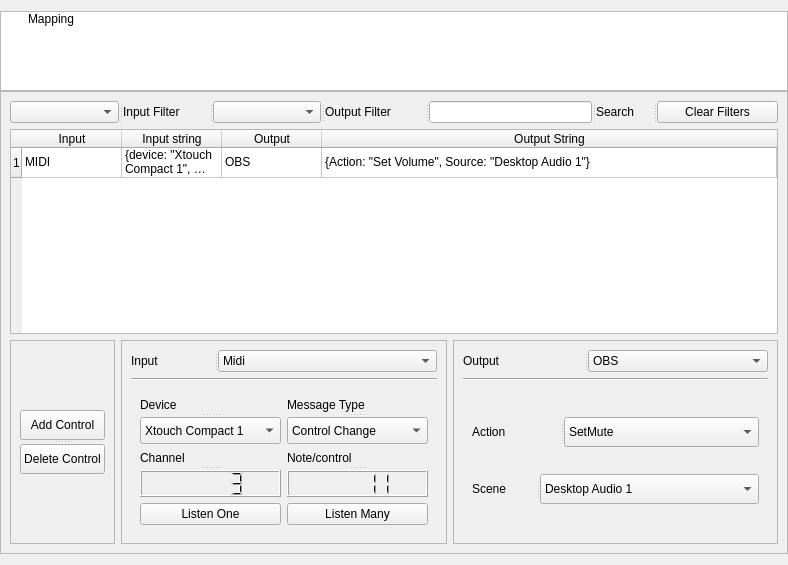
        <widget class="QWidget" name="controlsWidget">
         <property name="geometry">
          <rect>
           <x>0</x>
           <y>0</y>
           <width>788</width>
           <height>565</height>
          </rect>
         </property>
         <layout class="QFormLayout" name="hotkeyLayout">
          <property name="fieldGrowthPolicy">
           <enum>QFormLayout::AllNonFixedFieldsGrow</enum>
          </property>
          <property name="labelAlignment">
           <set>Qt::AlignCenter</set>
          </property>
          <property name="formAlignment">
           <set>Qt::AlignCenter</set>
          </property>
          <property name="horizontalSpacing">
           <number>0</number>
          </property>
          <property name="verticalSpacing">
           <number>0</number>
          </property>
          <property name="leftMargin">
           <number>0</number>
          </property>
          <property name="rightMargin">
           <number>0</number>
          </property>
          <item row="0" column="1">
           <widget class="QListWidget" name="ControlsListWidget">
            <property name="sizePolicy">
             <sizepolicy hsizetype="Expanding" vsizetype="Expanding">
              <horstretch>0</horstretch>
              <verstretch>2</verstretch>
             </sizepolicy>
            </property>
            <property name="maximumSize">
             <size>
              <width>16777215</width>
              <height>80</height>
             </size>
            </property>
            <property name="frameShadow">
             <enum>QFrame::Sunken</enum>
            </property>
            <property name="midLineWidth">
             <number>2</number>
            </property>
            <property name="verticalScrollBarPolicy">
             <enum>Qt::ScrollBarAlwaysOff</enum>
            </property>
            <property name="editTriggers">
             <set>QAbstractItemView::NoEditTriggers</set>
            </property>
            <property name="showDropIndicator" stdset="0">
             <bool>false</bool>
            </property>
            <property name="dragDropMode">
             <enum>QAbstractItemView::DragDrop</enum>
            </property>
            <property name="defaultDropAction">
             <enum>Qt::IgnoreAction</enum>
            </property>
            <property name="alternatingRowColors">
             <bool>false</bool>
            </property>
            <property name="selectionBehavior">
             <enum>QAbstractItemView::SelectItems</enum>
            </property>
            <property name="iconSize">
             <size>
              <width>50</width>
              <height>50</height>
             </size>
            </property>
            <property name="movement">
             <enum>QListView::Free</enum>
            </property>
            <property name="flow">
             <enum>QListView::LeftToRight</enum>
            </property>
            <property name="isWrapping" stdset="0">
             <bool>false</bool>
            </property>
            <property name="resizeMode">
             <enum>QListView::Fixed</enum>
            </property>
            <property name="layoutMode">
             <enum>QListView::SinglePass</enum>
            </property>
            <property name="spacing">
             <number>10</number>
            </property>
            <property name="gridSize">
             <size>
              <width>100</width>
              <height>100</height>
             </size>
            </property>
            <property name="viewMode">
             <enum>QListView::IconMode</enum>
            </property>
            <property name="uniformItemSizes">
             <bool>true</bool>
            </property>
            <item>
             <property name="text">
              <string>Mapping</string>
             </property>
             <property name="icon">
              <iconset>
               <normaloff>../../../icons/mapping.svg</normaloff>../../../icons/mapping.svg</iconset>
             </property>
            </item>
           </widget>
          </item>
          <item row="1" column="1">
           <widget class="QStackedWidget" name="ControlsStackedWidget">
            <property name="sizePolicy">
             <sizepolicy hsizetype="Preferred" vsizetype="Preferred">
              <horstretch>0</horstretch>
              <verstretch>10</verstretch>
             </sizepolicy>
            </property>
            <property name="frameShape">
             <enum>QFrame::StyledPanel</enum>
            </property>
            <property name="frameShadow">
             <enum>QFrame::Raised</enum>
            </property>
            <property name="currentIndex">
             <number>0</number>
            </property>
            <widget class="QWidget" name="page_6">
             <layout class="QGridLayout" name="gridLayout_6">
              <item row="1" column="0">
               <widget class="QTableWidget" name="tableWidget">
                <property name="sizeAdjustPolicy">
                 <enum>QAbstractScrollArea::AdjustToContents</enum>
                </property>
                <property name="alternatingRowColors">
                 <bool>true</bool>
                </property>
                <property name="selectionBehavior">
                 <enum>QAbstractItemView::SelectRows</enum>
                </property>
                <attribute name="horizontalHeaderCascadingSectionResizes">
                 <bool>true</bool>
                </attribute>
                <attribute name="horizontalHeaderShowSortIndicator" stdset="0">
                 <bool>false</bool>
                </attribute>
                <attribute name="horizontalHeaderStretchLastSection">
                 <bool>true</bool>
                </attribute>
                <attribute name="verticalHeaderStretchLastSection">
                 <bool>false</bool>
                </attribute>
                <row>
                 <property name="text">
                  <string>1</string>
                 </property>
                </row>
                <column>
                 <property name="text">
                  <string>Input</string>
                 </property>
                </column>
                <column>
                 <property name="text">
                  <string>Input string</string>
                 </property>
                </column>
                <column>
                 <property name="text">
                  <string>Output</string>
                 </property>
                </column>
                <column>
                 <property name="text">
                  <string>Output String</string>
                 </property>
                </column>
                <item row="0" column="0">
                 <property name="text">
                  <string>MIDI</string>
                 </property>
                </item>
                <item row="0" column="1">
                 <property name="text">
                  <string>{device: &quot;Xtouch Compact 1&quot;, Channel: 3, Mtype: &quot;Control Change&quot;, NorC: 11}</string>
                 </property>
                </item>
                <item row="0" column="2">
                 <property name="text">
                  <string>OBS</string>
                 </property>
                </item>
                <item row="0" column="3">
                 <property name="text">
                  <string>{Action: &quot;Set Volume&quot;, Source: &quot;Desktop Audio 1&quot;}</string>
                 </property>
                </item>
               </widget>
              </item>
              <item row="0" column="0">
               <layout class="QVBoxLayout" name="verticalLayout">
                <item>
                 <widget class="QSplitter" name="splitter">
                  <property name="orientation">
                   <enum>Qt::Horizontal</enum>
                  </property>
                  <widget class="QComboBox" name="CB_InputFilter">
                   <property name="sizePolicy">
                    <sizepolicy hsizetype="Preferred" vsizetype="Maximum">
                     <horstretch>0</horstretch>
                     <verstretch>0</verstretch>
                    </sizepolicy>
                   </property>
                   <property name="maximumSize">
                    <size>
                     <width>16777215</width>
                     <height>30</height>
                    </size>
                   </property>
                  </widget>
                  <widget class="QLabel" name="label_45">
                   <property name="text">
                    <string>Input Filter</string>
                   </property>
                  </widget>
                  <widget class="QComboBox" name="CBOutputFilter">
                   <property name="sizePolicy">
                    <sizepolicy hsizetype="Preferred" vsizetype="Maximum">
                     <horstretch>0</horstretch>
                     <verstretch>0</verstretch>
                    </sizepolicy>
                   </property>
                   <property name="maximumSize">
                    <size>
                     <width>16777215</width>
                     <height>30</height>
                    </size>
                   </property>
                  </widget>
                  <widget class="QLabel" name="label_68">
                   <property name="text">
                    <string>Output Filter</string>
                   </property>
                  </widget>
                  <widget class="QLineEdit" name="SearchEdit"/>
                  <widget class="QLabel" name="label_69">
                   <property name="text">
                    <string>Search</string>
                   </property>
                  </widget>
                  <widget class="QPushButton" name="ResetFilter">
                   <property name="maximumSize">
                    <size>
                     <width>16777215</width>
                     <height>30</height>
                    </size>
                   </property>
                   <property name="text">
                    <string>Clear Filters</string>
                   </property>
                  </widget>
                 </widget>
                </item>
               </layout>
              </item>
              <item row="2" column="0">
               <layout class="QHBoxLayout" name="horizontalLayout_26">
                <item>
                 <widget class="QFrame" name="frame">
                  <property name="frameShape">
                   <enum>QFrame::StyledPanel</enum>
                  </property>
                  <property name="frameShadow">
                   <enum>QFrame::Raised</enum>
                  </property>
                  <layout class="QGridLayout" name="gridLayout_13">
                   <item row="0" column="0">
                    <widget class="QSplitter" name="splitter_8">
                     <property name="orientation">
                      <enum>Qt::Vertical</enum>
                     </property>
                     <widget class="QPushButton" name="pushButton_11">
                      <property name="maximumSize">
                       <size>
                        <width>16777215</width>
                        <height>30</height>
                       </size>
                      </property>
                      <property name="text">
                       <string>Add Control</string>
                      </property>
                     </widget>
                     <widget class="QPushButton" name="pushButton_12">
                      <property name="maximumSize">
                       <size>
                        <width>16777215</width>
                        <height>30</height>
                       </size>
                      </property>
                      <property name="text">
                       <string>Delete Control</string>
                      </property>
                     </widget>
                    </widget>
                   </item>
                  </layout>
                 </widget>
                </item>
                <item>
                 <widget class="QFrame" name="frame_2">
                  <property name="frameShape">
                   <enum>QFrame::StyledPanel</enum>
                  </property>
                  <property name="frameShadow">
                   <enum>QFrame::Raised</enum>
                  </property>
                  <layout class="QGridLayout" name="gridLayout_4">
                   <item row="0" column="0">
                    <widget class="QSplitter" name="splitter_5">
                     <property name="orientation">
                      <enum>Qt::Horizontal</enum>
                     </property>
                     <widget class="QLabel" name="label_71">
                      <property name="text">
                       <string>Input</string>
                      </property>
                     </widget>
                     <widget class="QComboBox" name="CBISelect_2">
                      <property name="sizePolicy">
                       <sizepolicy hsizetype="Expanding" vsizetype="Maximum">
                        <horstretch>0</horstretch>
                        <verstretch>0</verstretch>
                       </sizepolicy>
                      </property>
                      <property name="maximumSize">
                       <size>
                        <width>16777215</width>
                        <height>30</height>
                       </size>
                      </property>
                      <item>
                       <property name="text">
                        <string>Midi</string>
                       </property>
                      </item>
                      <item>
                       <property name="text">
                        <string>Hotkeys</string>
                       </property>
                      </item>
                      <item>
                       <property name="text">
                        <string>OSC</string>
                       </property>
                      </item>
                     </widget>
                    </widget>
                   </item>
                   <item row="2" column="0">
                    <widget class="QStackedWidget" name="InputStack_2">
                     <property name="currentIndex">
                      <number>0</number>
                     </property>
                     <widget class="QWidget" name="page_10">
                      <layout class="QGridLayout" name="gridLayout_9">
                       <item row="0" column="0">
                        <widget class="QSplitter" name="splitter_9">
                         <property name="orientation">
                          <enum>Qt::Vertical</enum>
                         </property>
                         <widget class="QLabel" name="label_72">
                          <property name="text">
                           <string>Device</string>
                          </property>
                         </widget>
                         <widget class="QComboBox" name="comboBox_3">
                          <property name="sizePolicy">
                           <sizepolicy hsizetype="Preferred" vsizetype="Maximum">
                            <horstretch>0</horstretch>
                            <verstretch>0</verstretch>
                           </sizepolicy>
                          </property>
                          <item>
                           <property name="text">
                            <string>Xtouch Compact 1</string>
                           </property>
                          </item>
                         </widget>
                        </widget>
                       </item>
                       <item row="0" column="1">
                        <widget class="QSplitter" name="splitter_10">
                         <property name="orientation">
                          <enum>Qt::Vertical</enum>
                         </property>
                         <widget class="QLabel" name="label_73">
                          <property name="text">
                           <string>Message Type</string>
                          </property>
                         </widget>
                         <widget class="QComboBox" name="comboBox_5">
                          <property name="sizePolicy">
                           <sizepolicy hsizetype="Preferred" vsizetype="Maximum">
                            <horstretch>0</horstretch>
                            <verstretch>0</verstretch>
                           </sizepolicy>
                          </property>
                          <item>
                           <property name="text">
                            <string>Control Change</string>
                           </property>
                          </item>
                          <item>
                           <property name="text">
                            <string>Note On</string>
                           </property>
                          </item>
                         </widget>
                        </widget>
                       </item>
                       <item row="1" column="0">
                        <widget class="QSplitter" name="splitter_11">
                         <property name="orientation">
                          <enum>Qt::Vertical</enum>
                         </property>
                         <widget class="QLabel" name="label_85">
                          <property name="text">
                           <string>Channel</string>
                          </property>
                         </widget>
                         <widget class="QLCDNumber" name="lcdNumber_5">
                          <property name="maximumSize">
                           <size>
                            <width>16777215</width>
                            <height>30</height>
                           </size>
                          </property>
                          <property name="intValue" stdset="0">
                           <number>3</number>
                          </property>
                         </widget>
                        </widget>
                       </item>
                       <item row="1" column="1">
                        <widget class="QSplitter" name="splitter_12">
                         <property name="orientation">
                          <enum>Qt::Vertical</enum>
                         </property>
                         <widget class="QLabel" name="label_86">
                          <property name="text">
                           <string>Note/control</string>
                          </property>
                         </widget>
                         <widget class="QLCDNumber" name="lcdNumber_3">
                          <property name="maximumSize">
                           <size>
                            <width>16777215</width>
                            <height>30</height>
                           </size>
                          </property>
                          <property name="intValue" stdset="0">
                           <number>11</number>
                          </property>
                         </widget>
                        </widget>
                       </item>
                       <item row="2" column="0">
                        <widget class="QPushButton" name="pushButton_8">
                         <property name="maximumSize">
                          <size>
                           <width>16777215</width>
                           <height>30</height>
                          </size>
                         </property>
                         <property name="text">
                          <string>Listen One</string>
                         </property>
                        </widget>
                       </item>
                       <item row="2" column="1">
                        <widget class="QPushButton" name="pushButton_9">
                         <property name="maximumSize">
                          <size>
                           <width>16777215</width>
                           <height>30</height>
                          </size>
                         </property>
                         <property name="text">
                          <string>Listen Many</string>
                         </property>
                        </widget>
                       </item>
                      </layout>
                     </widget>
                     <widget class="QWidget" name="Hotkeys_2">
                      <layout class="QGridLayout" name="gridLayout_10">
                       <item row="0" column="0">
                        <widget class="QPushButton" name="pushButton_10">
                         <property name="text">
                          <string>Listen</string>
                         </property>
                        </widget>
                       </item>
                       <item row="0" column="1">
                        <widget class="QLineEdit" name="lineEdit_2">
                         <property name="text">
                          <string>CTRL+ALT+F12</string>
                         </property>
                        </widget>
                       </item>
                      </layout>
                     </widget>
                    </widget>
                   </item>
                   <item row="1" column="0">
                    <widget class="Line" name="line_2">
                     <property name="orientation">
                      <enum>Qt::Horizontal</enum>
                     </property>
                    </widget>
                   </item>
                  </layout>
                 </widget>
                </item>
                <item>
                 <widget class="QFrame" name="frame_5">
                  <property name="frameShape">
                   <enum>QFrame::StyledPanel</enum>
                  </property>
                  <property name="frameShadow">
                   <enum>QFrame::Raised</enum>
                  </property>
                  <layout class="QGridLayout" name="gridLayout_11">
                   <item row="2" column="1">
                    <widget class="QStackedWidget" name="SW_OutputActions">
                     <property name="currentIndex">
                      <number>0</number>
                     </property>
                     <widget class="QWidget" name="page_11">
                      <layout class="QGridLayout" name="gridLayout_12">
                       <item row="0" column="0">
                        <widget class="QSplitter" name="splitter_14">
                         <property name="orientation">
                          <enum>Qt::Horizontal</enum>
                         </property>
                         <widget class="QLabel" name="label_84">
                          <property name="sizePolicy">
                           <sizepolicy hsizetype="Preferred" vsizetype="MinimumExpanding">
                            <horstretch>0</horstretch>
                            <verstretch>0</verstretch>
                           </sizepolicy>
                          </property>
                          <property name="text">
                           <string>Action</string>
                          </property>
                         </widget>
                         <widget class="QComboBox" name="comboBox_4">
                          <property name="maximumSize">
                           <size>
                            <width>16777215</width>
                            <height>30</height>
                           </size>
                          </property>
                          <item>
                           <property name="text">
                            <string>SetMute</string>
                           </property>
                          </item>
                         </widget>
                        </widget>
                       </item>
                       <item row="1" column="0">
                        <widget class="QSplitter" name="splitter_13">
                         <property name="orientation">
                          <enum>Qt::Horizontal</enum>
                         </property>
                         <widget class="QLabel" name="label_87">
                          <property name="sizePolicy">
                           <sizepolicy hsizetype="Preferred" vsizetype="MinimumExpanding">
                            <horstretch>0</horstretch>
                            <verstretch>0</verstretch>
                           </sizepolicy>
                          </property>
                          <property name="text">
                           <string>Scene</string>
                          </property>
                         </widget>
                         <widget class="QComboBox" name="comboBox_10">
                          <property name="maximumSize">
                           <size>
                            <width>16777215</width>
                            <height>30</height>
                           </size>
                          </property>
                          <item>
                           <property name="text">
                            <string>Desktop Audio 1</string>
                           </property>
                          </item>
                         </widget>
                        </widget>
                       </item>
                      </layout>
                     </widget>
                     <widget class="QWidget" name="page_12"/>
                    </widget>
                   </item>
                   <item row="0" column="1">
                    <widget class="QSplitter" name="splitter_6">
                     <property name="orientation">
                      <enum>Qt::Horizontal</enum>
                     </property>
                     <widget class="QSplitter" name="splitter_15">
                      <property name="orientation">
                       <enum>Qt::Horizontal</enum>
                      </property>
                      <widget class="QLabel" name="label_77">
                       <property name="text">
                        <string>Output</string>
                       </property>
                      </widget>
                      <widget class="QComboBox" name="CB_OutputSelect">
                       <property name="sizePolicy">
                        <sizepolicy hsizetype="Preferred" vsizetype="Maximum">
                         <horstretch>0</horstretch>
                         <verstretch>0</verstretch>
                        </sizepolicy>
                       </property>
                       <item>
                        <property name="text">
                         <string>OBS</string>
                        </property>
                       </item>
                      </widget>
                     </widget>
                    </widget>
                   </item>
                   <item row="1" column="1">
                    <widget class="Line" name="line">
                     <property name="orientation">
                      <enum>Qt::Horizontal</enum>
                     </property>
                    </widget>
                   </item>
                  </layout>
                 </widget>
                </item>
               </layout>
              </item>
             </layout>
            </widget>
           </widget>
          </item>
         </layout>
        </widget>
